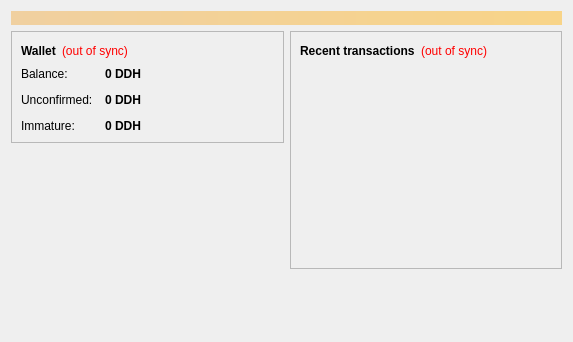
<?xml version="1.0" encoding="UTF-8"?>
<ui version="4.0">
 <class>OverviewPage</class>
 <widget class="QWidget" name="OverviewPage">
  <property name="geometry">
   <rect>
    <x>0</x>
    <y>0</y>
    <width>573</width>
    <height>342</height>
   </rect>
  </property>
  <property name="windowTitle">
   <string>Form</string>
  </property>
  <layout class="QVBoxLayout" name="topLayout">
   <item>
    <widget class="QLabel" name="labelAlerts">
     <property name="visible">
      <bool>false</bool>
     </property>
     <property name="styleSheet">
      <string notr="true">background-color: qlineargradient(x1: 0, y1: 0, x2: 1, y2: 0, stop:0 #F0D0A0, stop:1 #F8D488); color:#000000;</string>
     </property>
     <property name="wordWrap">
      <bool>true</bool>
     </property>
     <property name="margin">
      <number>3</number>
     </property>
    </widget>
   </item>
   <item>
    <layout class="QHBoxLayout" name="horizontalLayout" stretch="1,1">
     <item>
      <layout class="QVBoxLayout" name="verticalLayout_2">
       <item>
        <widget class="QFrame" name="frame">
         <property name="frameShape">
          <enum>QFrame::StyledPanel</enum>
         </property>
         <property name="frameShadow">
          <enum>QFrame::Raised</enum>
         </property>
         <layout class="QVBoxLayout" name="verticalLayout_4">
          <item>
           <layout class="QHBoxLayout" name="horizontalLayout_4">
            <item>
             <widget class="QLabel" name="label_5">
              <property name="font">
               <font>
                <weight>75</weight>
                <bold>true</bold>
               </font>
              </property>
              <property name="text">
               <string>Wallet</string>
              </property>
             </widget>
            </item>
            <item>
             <widget class="QLabel" name="labelWalletStatus">
              <property name="toolTip">
               <string>The displayed information may be out of date. Your wallet automatically synchronizes with the DDirham network after a connection is established, but this process has not completed yet.</string>
              </property>
              <property name="styleSheet">
               <string notr="true">QLabel { color: red; }</string>
              </property>
              <property name="text">
               <string notr="true">(out of sync)</string>
              </property>
              <property name="alignment">
               <set>Qt::AlignLeading|Qt::AlignLeft|Qt::AlignVCenter</set>
              </property>
             </widget>
            </item>
            <item>
             <spacer name="horizontalSpacer_2">
              <property name="orientation">
               <enum>Qt::Horizontal</enum>
              </property>
              <property name="sizeHint" stdset="0">
               <size>
                <width>40</width>
                <height>20</height>
               </size>
              </property>
             </spacer>
            </item>
           </layout>
          </item>
          <item>
           <layout class="QFormLayout" name="formLayout_2">
            <property name="fieldGrowthPolicy">
             <enum>QFormLayout::AllNonFixedFieldsGrow</enum>
            </property>
            <property name="horizontalSpacing">
             <number>12</number>
            </property>
            <property name="verticalSpacing">
             <number>12</number>
            </property>
            <item row="0" column="0">
             <widget class="QLabel" name="label">
              <property name="text">
               <string>Balance:</string>
              </property>
             </widget>
            </item>
            <item row="0" column="1">
             <widget class="QLabel" name="labelBalance">
              <property name="font">
               <font>
                <weight>75</weight>
                <bold>true</bold>
               </font>
              </property>
              <property name="cursor">
               <cursorShape>IBeamCursor</cursorShape>
              </property>
              <property name="toolTip">
               <string>Your current balance</string>
              </property>
              <property name="text">
               <string notr="true">0 DDH</string>
              </property>
              <property name="textInteractionFlags">
               <set>Qt::LinksAccessibleByMouse|Qt::TextSelectableByKeyboard|Qt::TextSelectableByMouse</set>
              </property>
             </widget>
            </item>
            <item row="1" column="0">
             <widget class="QLabel" name="label_3">
              <property name="text">
               <string>Unconfirmed:</string>
              </property>
             </widget>
            </item>
            <item row="1" column="1">
             <widget class="QLabel" name="labelUnconfirmed">
              <property name="font">
               <font>
                <weight>75</weight>
                <bold>true</bold>
               </font>
              </property>
              <property name="cursor">
               <cursorShape>IBeamCursor</cursorShape>
              </property>
              <property name="toolTip">
               <string>Total of transactions that have yet to be confirmed, and do not yet count toward the current balance</string>
              </property>
              <property name="text">
               <string notr="true">0 DDH</string>
              </property>
              <property name="textInteractionFlags">
               <set>Qt::LinksAccessibleByMouse|Qt::TextSelectableByKeyboard|Qt::TextSelectableByMouse</set>
              </property>
             </widget>
            </item>
            <item row="2" column="0">
             <widget class="QLabel" name="labelImmatureText">
              <property name="text">
               <string>Immature:</string>
              </property>
             </widget>
            </item>
            <item row="2" column="1">
             <widget class="QLabel" name="labelImmature">
              <property name="font">
               <font>
                <weight>75</weight>
                <bold>true</bold>
               </font>
              </property>
              <property name="toolTip">
               <string>Mined balance that has not yet matured</string>
              </property>
              <property name="text">
               <string notr="true">0 DDH</string>
              </property>
              <property name="textInteractionFlags">
               <set>Qt::LinksAccessibleByMouse|Qt::TextSelectableByKeyboard|Qt::TextSelectableByMouse</set>
              </property>
             </widget>
            </item>
           </layout>
          </item>
         </layout>
        </widget>
       </item>
       <item>
        <spacer name="verticalSpacer">
         <property name="orientation">
          <enum>Qt::Vertical</enum>
         </property>
         <property name="sizeHint" stdset="0">
          <size>
           <width>20</width>
           <height>40</height>
          </size>
         </property>
        </spacer>
       </item>
      </layout>
     </item>
     <item>
      <layout class="QVBoxLayout" name="verticalLayout_3">
       <item>
        <widget class="QFrame" name="frame_2">
         <property name="frameShape">
          <enum>QFrame::StyledPanel</enum>
         </property>
         <property name="frameShadow">
          <enum>QFrame::Raised</enum>
         </property>
         <layout class="QVBoxLayout" name="verticalLayout">
          <item>
           <layout class="QHBoxLayout" name="horizontalLayout_2">
            <item>
             <widget class="QLabel" name="label_4">
              <property name="text">
               <string>&lt;b&gt;Recent transactions&lt;/b&gt;</string>
              </property>
             </widget>
            </item>
            <item>
             <widget class="QLabel" name="labelTransactionsStatus">
              <property name="toolTip">
               <string>The displayed information may be out of date. Your wallet automatically synchronizes with the DDirham network after a connection is established, but this process has not completed yet.</string>
              </property>
              <property name="styleSheet">
               <string notr="true">QLabel { color: red; }</string>
              </property>
              <property name="text">
               <string notr="true">(out of sync)</string>
              </property>
              <property name="alignment">
               <set>Qt::AlignRight|Qt::AlignTrailing|Qt::AlignVCenter</set>
              </property>
             </widget>
            </item>
            <item>
             <spacer name="horizontalSpacer">
              <property name="orientation">
               <enum>Qt::Horizontal</enum>
              </property>
              <property name="sizeHint" stdset="0">
               <size>
                <width>40</width>
                <height>20</height>
               </size>
              </property>
             </spacer>
            </item>
           </layout>
          </item>
          <item>
           <widget class="QListView" name="listTransactions">
            <property name="styleSheet">
             <string notr="true">QListView { background: transparent; }</string>
            </property>
            <property name="frameShape">
             <enum>QFrame::NoFrame</enum>
            </property>
            <property name="verticalScrollBarPolicy">
             <enum>Qt::ScrollBarAlwaysOff</enum>
            </property>
            <property name="horizontalScrollBarPolicy">
             <enum>Qt::ScrollBarAlwaysOff</enum>
            </property>
            <property name="selectionMode">
             <enum>QAbstractItemView::NoSelection</enum>
            </property>
           </widget>
          </item>
         </layout>
        </widget>
       </item>
       <item>
        <spacer name="verticalSpacer_2">
         <property name="orientation">
          <enum>Qt::Vertical</enum>
         </property>
         <property name="sizeHint" stdset="0">
          <size>
           <width>20</width>
           <height>40</height>
          </size>
         </property>
        </spacer>
       </item>
      </layout>
     </item>
    </layout>
   </item>
  </layout>
 </widget>
 <resources/>
 <connections/>
</ui>
